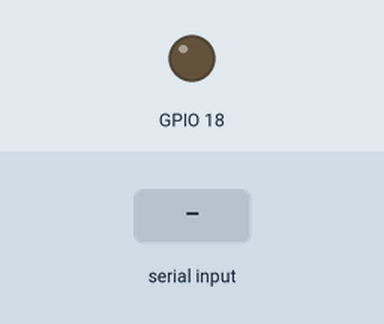
This sketch was run on a simulated ESP32. Parts: output pins drawn as LEDs (lit = HIGH). The test bench sets the inputs (shaded band). Nothing arrives over Bluetooth unless stated.

Above: at 1.2 s.
1.3 s: "GIRAR\n" received over the second serial link
At 2.5 s:
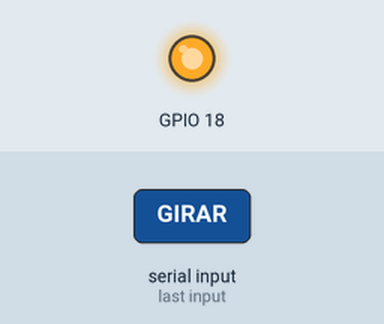
2.8 s: "PARAR\n" received over the second serial link
At 3.7 s:
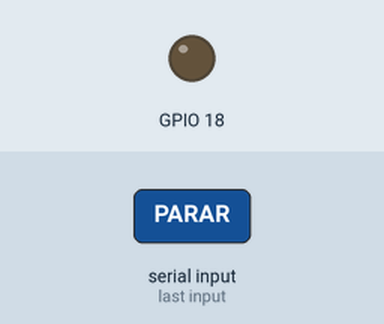
Timing chart, 0 to 5.8 s (numbered marks = the images above; inputs shaded):
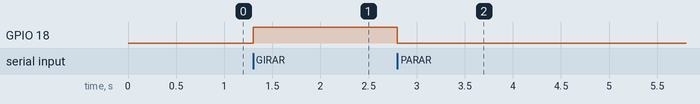

The sketch:

ESP32_OBR_ART_2026.ino
```cpp
#include "BluetoothSerial.h"

BluetoothSerial SerialBT;


void setup() {
  Serial.begin(115200);
  SerialBT.begin("ESP32_HAND");

  pinMode(18, OUTPUT);
  digitalWrite(18, LOW);
}

void loop() {

 if (SerialBT.available()) {
  String comando = SerialBT.readStringUntil('\n');
  comando.trim();

  if (comando.equals("GIRAR")) {
    digitalWrite(18, HIGH);
  }

  if (comando.equals("PARAR")) {
    digitalWrite(18, LOW);
  }
}
}
```

Measured:
- after the input at 1.3 s, GPIO 18: LOW → HIGH at once
- after the input at 2.8 s, GPIO 18: HIGH → LOW at once
